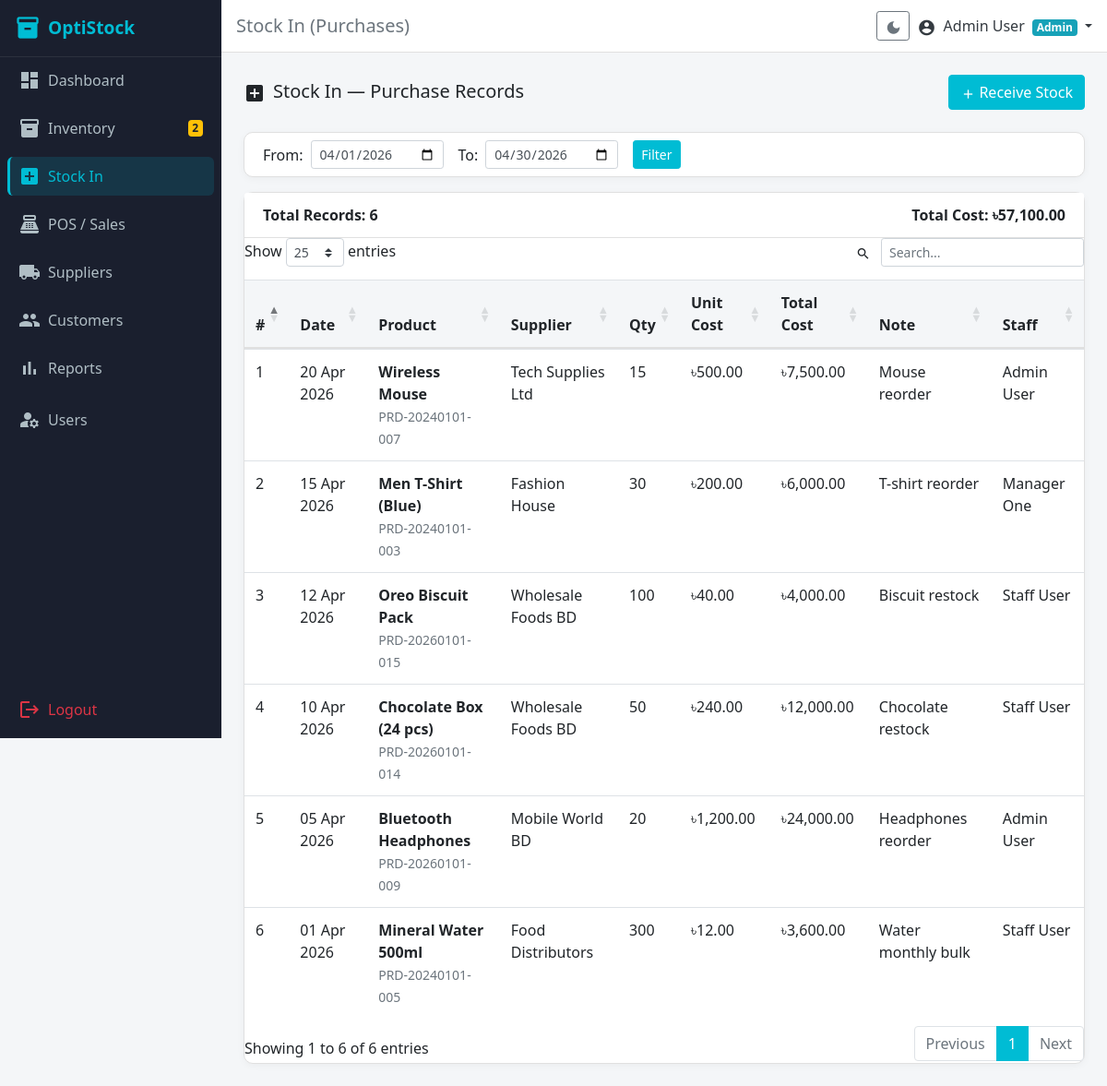
The app's page /modules/stock_in/index.php (signed in) with its own data.
### tables this page shows
CREATE TABLE `stock_in` (
  `id` int(10) UNSIGNED NOT NULL,
  `product_id` int(10) UNSIGNED NOT NULL,
  `supplier_id` int(10) UNSIGNED DEFAULT NULL,
  `user_id` int(10) UNSIGNED NOT NULL,
  `quantity` int(11) NOT NULL,
  `unit_cost` decimal(10,2) NOT NULL DEFAULT 0.00,
  `total_cost` decimal(10,2) NOT NULL DEFAULT 0.00,
  `note` text DEFAULT NULL,
  `received_date` datetime NOT NULL DEFAULT current_timestamp(),
  `created_at` datetime NOT NULL DEFAULT current_timestamp()
);

CREATE TABLE `products` (
  `id` int(10) UNSIGNED NOT NULL,
  `name` varchar(200) NOT NULL,
  `sku` varchar(50) NOT NULL,
  `barcode` varchar(100) DEFAULT NULL,
  `category_id` int(10) UNSIGNED DEFAULT NULL,
  `supplier_id` int(10) UNSIGNED DEFAULT NULL,
  `location_id` int(10) UNSIGNED DEFAULT NULL,
  `purchase_price` decimal(10,2) NOT NULL DEFAULT 0.00,
  `selling_price` decimal(10,2) NOT NULL DEFAULT 0.00,
  `quantity` int(11) NOT NULL DEFAULT 0,
  `low_stock_alert` int(11) NOT NULL DEFAULT 5,
  `description` text DEFAULT NULL,
  `status` enum('active','inactive') NOT NULL DEFAULT 'active',
  `created_at` datetime NOT NULL DEFAULT current_timestamp()
);

CREATE TABLE `suppliers` (
  `id` int(10) UNSIGNED NOT NULL,
  `name` varchar(150) NOT NULL,
  `phone` varchar(20) DEFAULT NULL,
  `email` varchar(150) DEFAULT NULL,
  `address` text DEFAULT NULL,
  `due_balance` decimal(10,2) NOT NULL DEFAULT 0.00,
  `created_at` datetime NOT NULL DEFAULT current_timestamp()
);

CREATE TABLE `users` (
  `id` int(10) UNSIGNED NOT NULL,
  `name` varchar(100) NOT NULL,
  `email` varchar(150) NOT NULL,
  `phone` varchar(20) DEFAULT NULL,
  `password` varchar(255) NOT NULL,
  `role` enum('admin','manager','staff') NOT NULL DEFAULT 'staff',
  `status` enum('active','inactive') NOT NULL DEFAULT 'active',
  `dark_mode` tinyint(1) NOT NULL DEFAULT 0,
  `created_at` datetime NOT NULL DEFAULT current_timestamp()
);

### modules/stock_in/index.php (the view, shortened to what this page needs)
<?php
require_once __DIR__ . '/../../includes/auth_check.php';
$from = $_GET['from'] ?? date('Y-m-01');
$to   = $_GET['to']   ?? date('Y-m-d');
$stmt = $pdo->prepare('
  SELECT si.*, p.name AS product_name, p.sku,
         s.name AS supplier_name, u.name AS staff_name
  FROM stock_in si
  JOIN products p ON p.id = si.product_id
  LEFT JOIN suppliers s ON s.id = si.supplier_id
  LEFT JOIN users u ON u.id = si.user_id
  WHERE DATE(si.received_date) BETWEEN ? AND ?
  ORDER BY si.received_date DESC
');
$stmt->execute([$from, $to]);
$records = $stmt->fetchAll();
$total = array_sum(array_column($records, 'total_cost'));
include __DIR__ . '/../../includes/header.php';
?>
<div class="d-flex justify-content-between align-items-center mb-4">
  <h5 class="mb-0"><span class="material-icons align-middle mr-2">add_box</span>Stock In — Purchase Records</h5>
  <a href="<?= BASE_URL ?>/modules/stock_in/add.php" class="btn btn-primary">
    <span class="material-icons align-middle mr-1" style="font-size:16px;">add</span>Receive Stock
  </a>
</div>
<div class="card mb-3">
  <div class="card-body py-2">
    <form method="GET" class="form-inline">
      <label class="mr-2">From:</label>
      <input type="date" name="from" class="form-control form-control-sm mr-3" value="<?= $from ?>">
      <label class="mr-2">To:</label>
      <input type="date" name="to" class="form-control form-control-sm mr-3" value="<?= $to ?>">
      <button type="submit" class="btn btn-sm btn-primary">Filter</button>
    </form>
  </div>
</div>
<div class="card">
  <div class="card-header d-flex justify-content-between">
    <span>Total Records: <strong><?= count($records) ?></strong></span>
    <span>Total Cost: <strong>৳<?= number_format($total, 2) ?></strong></span>
  </div>
  <div class="table-responsive">
    <table class="table table-hover datatable mb-0">
      <thead>
        <tr><th>#</th><th>Date</th><th>Product</th><th>Supplier</th><th>Qty</th><th>Unit Cost</th><th>Total Cost</th><th>Note</th><th>Staff</th></tr>
      </thead>
      <tbody>
        <?php foreach ($records as $i => $r): ?>
        <tr>
          <td><?= $i + 1 ?></td>
          <td><?= date('d M Y', strtotime($r['received_date'])) ?></td>
          <td><strong><?= htmlspecialchars($r['product_name']) ?></strong><br><small class="text-muted"><?= htmlspecialchars($r['sku']) ?></small></td>
          <td><?= htmlspecialchars($r['supplier_name'] ?? '—') ?></td>
          <td><?= number_format($r['quantity']) ?></td>
          <td>৳<?= number_format($r['unit_cost'], 2) ?></td>
          <td>৳<?= number_format($r['total_cost'], 2) ?></td>
          <td><?= htmlspecialchars($r['note'] ?? '—') ?></td>
          <td><?= htmlspecialchars($r['staff_name']) ?></td>
        </tr>
        <?php endforeach; ?>
      </tbody>
    </table>
  </div>
</div>
<?php
include __DIR__ . '/../../includes/footer.php';

### assets/css/style.css (style rules this page uses)
:root { --color-sidebar: #1A1F2E; --color-primary: #00BCD4; --color-accent: #26C6DA; --color-success: #00C853; --color-warning: #FFD600; --color-danger: #FF1744; --color-primary-dark: #0097A7; --color-primary-light: #E0F7FA; --color-sidebar-text: #B0BEC5; --color-sidebar-active-bg: rgba(0,188,212,0.15); --color-topbar: #FFFFFF; --color-page-bg: #F4F6F8; --color-card-bg: #FFFFFF; --color-text-main: #212529; --color-text-muted: #6C757D; --color-border: #E0E0E0; }
html, body { height: 100%; }
body { background-color: var(--color-page-bg); font-family: 'Segoe UI', sans-serif; }
.card { border: 1px solid var(--color-border); border-radius: 10px; box-shadow: 0 2px 8px rgba(0,0,0,0.04); }
.card-header { background-color: var(--color-card-bg); border-bottom: 1px solid var(--color-border); font-weight: 600; }
.btn-primary { background-color: var(--color-primary); border-color: var(--color-primary); }
a { color: var(--color-primary); }
.table thead th { background-color: var(--color-page-bg); border-bottom: 2px solid var(--color-border); font-weight: 600; }

### records on screen
stock_in: received_date "20 Apr 2026", product.name "Wireless Mouse", product.sku "PRD-20240101-007", supplier.name "Tech Supplies Ltd", quantity "15", unit_cost "500.00", total_cost "7,500.00", note "Mouse reorder", user.name "Admin User"
stock_in: received_date "15 Apr 2026", product.name "Men T-Shirt (Blue)", product.sku "PRD-20240101-003", supplier.name "Fashion House", quantity "30", unit_cost "200.00", total_cost "6,000.00", note "T-shirt reorder", user.name "Manager One"
stock_in: received_date "12 Apr 2026", product.name "Oreo Biscuit Pack", product.sku "PRD-20260101-015", supplier.name "Wholesale Foods BD", quantity "100", unit_cost "40.00", total_cost "4,000.00", note "Biscuit restock", user.name "Staff User"
stock_in: received_date "10 Apr 2026", product.name "Chocolate Box (24 pcs)", product.sku "PRD-20260101-014", supplier.name "Wholesale Foods BD", quantity "50", unit_cost "240.00", total_cost "12,000.00", note "Chocolate restock", user.name "Staff User"
stock_in: received_date "05 Apr 2026", product.name "Bluetooth Headphones", product.sku "PRD-20260101-009", supplier.name "Mobile World BD", quantity "20", unit_cost "1,200.00", total_cost "24,000.00", note "Headphones reorder", user.name "Admin User"
stock_in: received_date "01 Apr 2026", product.name "Mineral Water 500ml", product.sku "PRD-20240101-005", supplier.name "Food Distributors", quantity "300", unit_cost "12.00", total_cost "3,600.00", note "Water monthly bulk", user.name "Staff User"

### other values on screen
$lowStockCount "2"
$pageTitle "Stock In (Purchases)"
$_SESSION['name'] "Admin User"
$_SESSION['role'] "Admin"
count($records) "6"
$total "57,100.00"
